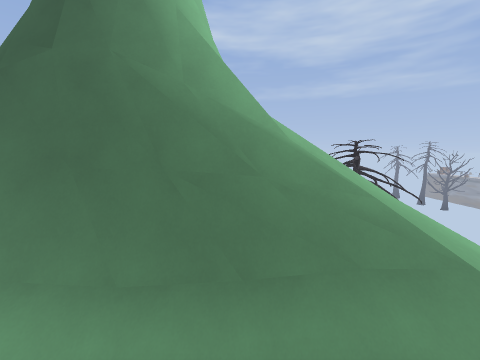
View 1 (above)

12 first-person views from a walk through a Godot game level. The camera is 1.2 m above the floor, tilts 6° down and sees 90° across. The floor is counted in squares, 1 m on a side. Each view is taken from the middle of a square. On the plan, view 1 faces up. The plan holds only what a view shows up to about 12 squares ahead; the rest is blank. The place goes on beyond the plan.

View 2
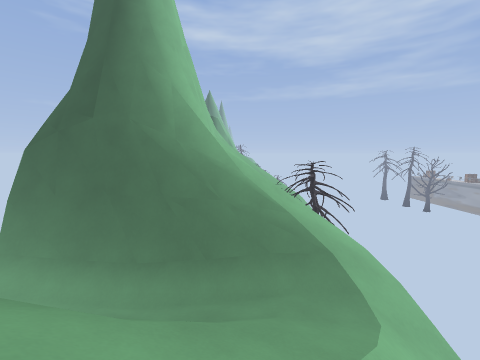

View 3
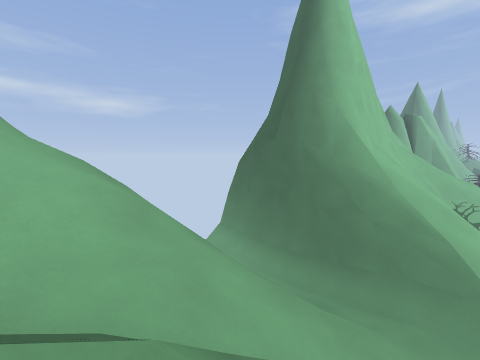

View 4
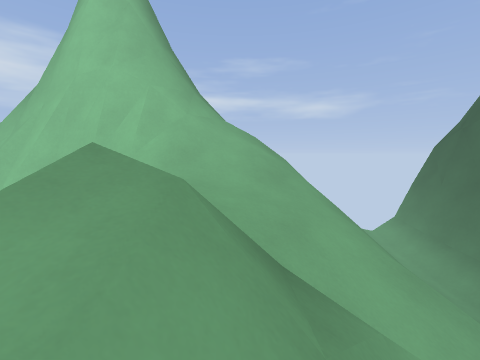

View 5
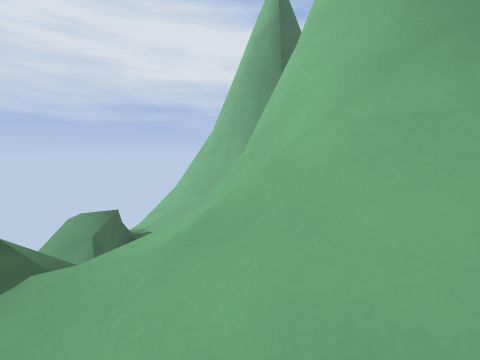

View 6
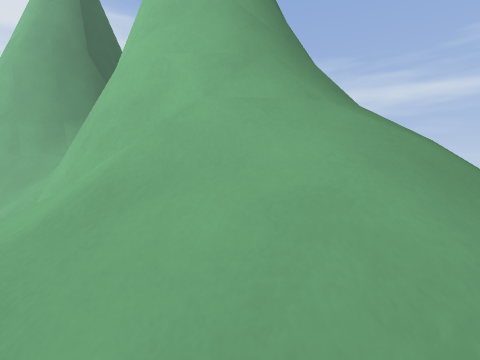

View 7
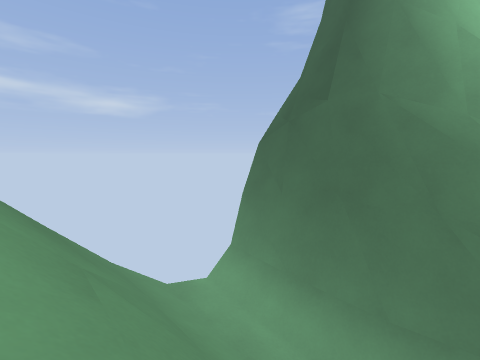

View 8
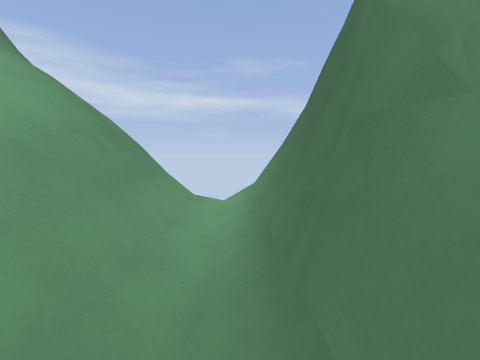

View 9
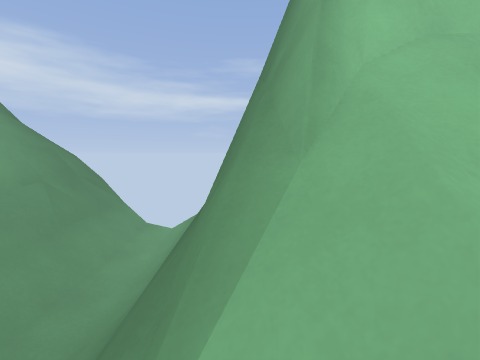

View 10
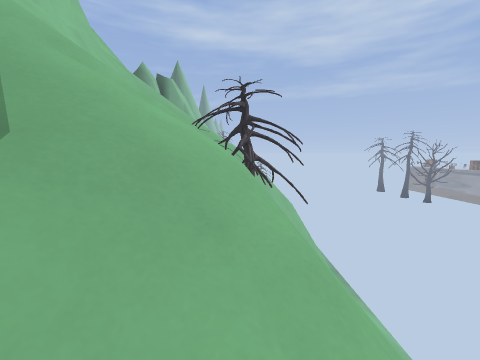

View 11
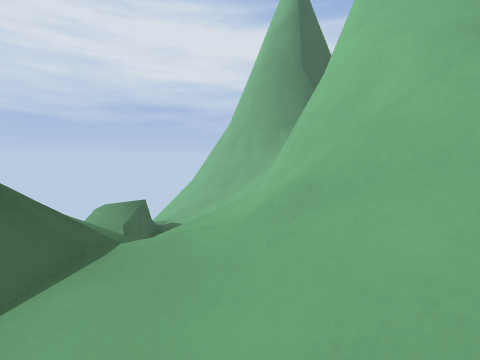

View 12
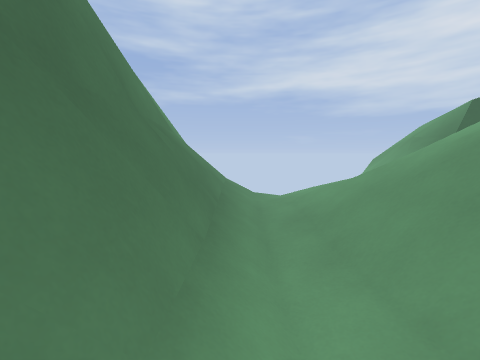

### Floor plan
Key: @ floor where view 1 was taken; # wall or solid block; . main floor; - floor 0.25 m lower than the main floor; / step, stairs or slope; = window, fence, low wall or low ledge; v drop or lower ground; T tree.
Columns run from 7 left of view 1 to 6 right of it. Each row starts with its distance up from view 1.
  9       ##   TTT
  8       ##
  7       #=///
  6       #=////
  5      ##v////v
  4  #######=////v
  3   ///////////v
  2   .//////.-//v
  1   ///////////
  0  #vv=//@///
 -1   ////////
 -2  ///////////v
 -3  ///////////
 -4 ###=///////
 -5  ####=//#/
 -6    ###/
 -7      #
 -8      #=
 -9      ##  ===

Positions as (right, up) in squares from view 1, and headings:
1: (0, 0), facing up
2: (1, -3), facing up
3: (3, -4), facing up-left
4: (4, -3), facing left
5: (-2, -2), facing down
6: (-1, -2), facing down-left
7: (-1, -1), facing up-left
8: (2, 3), facing left
9: (3, 5), facing left
10: (5, 2), facing up
11: (-1, -2), facing down
12: (-5, 3), facing right
